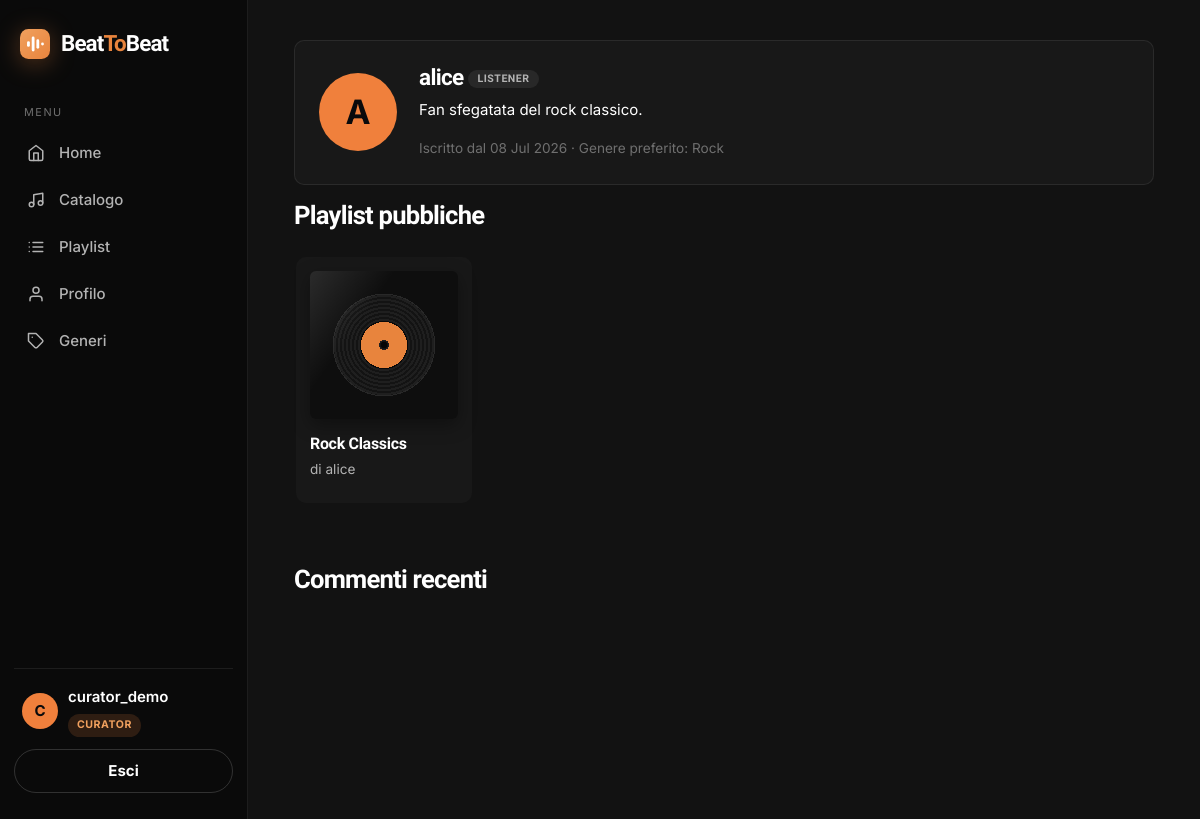
/accounts/u/alice/ (signed in), run on the app's committed database.
### accounts/models.py (models this page shows, shortened)
class CustomUser(AbstractUser):
    class Role(models.TextChoices):
        LISTENER = 'listener', 'Listener'
        CURATOR = 'curator', 'Curator'
        MODERATOR = 'moderator', 'Moderator'
    role = models.CharField(
        max_length=20,
        choices=Role.choices,
        default=Role.LISTENER,
    )
    bio = models.TextField(blank=True)
    birth_date = models.DateField(null=True, blank=True)
    favorite_genre = models.ForeignKey(
        'music.Genre',
        on_delete=models.SET_NULL,
        null=True,
        blank=True,
        related_name='fans',
    )
    AVATAR_COLORS = ['#f0803c', '#e0a15e', '#81b29a', '#6a8ec9', '#b07ba0', '#c96a6a']
    @property
    def avatar_color(self):
        return self.AVATAR_COLORS[sum(ord(c) for c in self.username) % len(self.AVATAR_COLORS)]
    @property
    def initial(self):
        return self.username[0].upper() if self.username else '?'
    @property
    def is_curator(self):
        return self.role == self.Role.CURATOR or self.is_superuser
    @property
    def is_moderator(self):
        return self.role == self.Role.MODERATOR or self.is_superuser

### music/models.py (models this page shows, shortened)
class Genre(models.Model):
    name = models.CharField(max_length=100, unique=True)
    description = models.TextField(blank=True)
    class Meta:
        ordering = ['name']

class Playlist(models.Model):
    name = models.CharField(max_length=150)
    owner = models.ForeignKey(
        settings.AUTH_USER_MODEL,
        on_delete=models.CASCADE,
        related_name='playlists',
    )
    songs = models.ManyToManyField(
        Song,
        related_name='playlists',
        blank=True,
    )
    is_public = models.BooleanField(default=False)
    is_editorial = models.BooleanField(default=False)
    followers = models.ManyToManyField(
        settings.AUTH_USER_MODEL,
        related_name='saved_playlists',
        blank=True,
    )
    collaborators = models.ManyToManyField(
        settings.AUTH_USER_MODEL,
        related_name='collaborative_playlists',
        blank=True,
    )
    class Meta:
        ordering = ['name']

### accounts/views.py (the view)
# urls.py: path('u/<str:username>/', PublicProfileView.as_view(), name='public_profile'),
class PublicProfileView(LoginRequiredMixin, DetailView):
    model = CustomUser
    template_name = 'accounts/public_profile.html'
    slug_field = 'username'
    slug_url_kwarg = 'username'
    context_object_name = 'profile_user'
    def get_context_data(self, **kwargs):
        context = super().get_context_data(**kwargs)
        target = self.object
        context['public_playlists'] = target.playlists.filter(
            Q(is_public=True) | Q(is_editorial=True)
        ).distinct()
        context['recent_comments'] = target.comments.all()[:5]
        return context

### templates/accounts/public_profile.html (shortened to what this page needs)
{% extends 'base.html' %}
{% block content %}
<div class="panel profile-head">
	{% include 'partials/avatar.html' with profile_user=profile_user size='avatar-lg' %}
	<div>
		<h2 class="mb-0">
			{{ profile_user.username }}
			{% if profile_user.is_superuser %}<span class="role-badge admin">Admin</span>
			{% elif profile_user.role == 'curator' %}<span class="role-badge curator">Curator</span>
			{% elif profile_user.role == 'moderator' %}<span class="role-badge moderator">Moderator</span>
			{% else %}<span class="role-badge listener">Listener</span>{% endif %}
		</h2>
		{% if profile_user.bio %}<p class="mt-1 mb-1">{{ profile_user.bio }}</p>{% endif %}
		<div class="list-meta">
			Iscritto dal {{ profile_user.date_joined|date:"d M Y" }}
			{% if profile_user.favorite_genre %} · Genere preferito: {{ profile_user.favorite_genre.name }}{% endif %}
		</div>
	</div>
</div>
<h2 class="section-head">Playlist pubbliche</h2>
{% if public_playlists %}
<div class="carousel">
	{% for playlist in public_playlists %}
	{% include 'partials/playlist_card.html' %}
	{% endfor %}
</div>
{% else %}
<div class="empty">Nessuna playlist pubblica.</div>
{% endif %}
<h2 class="section-head">Commenti recenti</h2>
{% endblock %}

### templates/base.html (shortened to what this page needs)
{% load static %}
<!DOCTYPE html>
<html lang="it">
<head>
	<link rel="stylesheet" href="{% static 'css/style.css' %}">
</head>
<body>
	{% block layout %}
	<div class="app-shell">
		<aside class="sidebar">
			<a class="brand" href="{% url 'pages:home' %}">{% include 'partials/logo.html' %}<span>Beat<span class="beat-accent">To</span>Beat</span></a>
			<nav>
				<div class="nav-section-label">Menu</div>
				<a class="nav-item-link {% if request.path == '/' %}active{% endif %}" href="{% url 'pages:home' %}">
					<span class="nav-icon"><svg viewBox="0 0 24 24" fill="none" stroke="currentColor" stroke-width="2" stroke-linecap="round" stroke-linejoin="round"><path d="M3 9l9-7 9 7v11a2 2 0 0 1-2 2H5a2 2 0 0 1-2-2z"/><path d="M9 22V12h6v10"/></svg></span><span class="nav-label">Home</span>
				</a>
				{% if user.is_authenticated %}
				<a class="nav-item-link {% if '/music/songs' in request.path %}active{% endif %}" href="{% url 'music:song_list' %}">
					<span class="nav-icon"><svg viewBox="0 0 24 24" fill="none" stroke="currentColor" stroke-width="2" stroke-linecap="round" stroke-linejoin="round"><path d="M9 18V5l12-2v13"/><circle cx="6" cy="18" r="3"/><circle cx="18" cy="16" r="3"/></svg></span><span class="nav-label">Catalogo</span>
				</a>
				<a class="nav-item-link {% if '/music/playlists' in request.path %}active{% endif %}" href="{% url 'music:playlist_list' %}">
					<span class="nav-icon"></span><span class="nav-label">Playlist</span>
				</a>
				<a class="nav-item-link {% if '/accounts/profile' in request.path %}active{% endif %}" href="{% url 'accounts:profile' %}">
					<span class="nav-icon"><svg viewBox="0 0 24 24" fill="none" stroke="currentColor" stroke-width="2" stroke-linecap="round" stroke-linejoin="round"><path d="M20 21v-2a4 4 0 0 0-4-4H8a4 4 0 0 0-4 4v2"/><circle cx="12" cy="7" r="4"/></svg></span><span class="nav-label">Profilo</span>
				</a>
				{% if user.is_curator %}
				<a class="nav-item-link {% if '/music/genres' in request.path %}active{% endif %}" href="{% url 'music:genre_list' %}">
					<span class="nav-icon"><svg viewBox="0 0 24 24" fill="none" stroke="currentColor" stroke-width="2" stroke-linecap="round" stroke-linejoin="round"><path d="M20.59 13.41l-7.17 7.17a2 2 0 0 1-2.83 0L2 12V2h10l8.59 8.59a2 2 0 0 1 0 2.82z"/><line x1="7" y1="7" x2="7.01" y2="7"/></svg></span><span class="nav-label">Generi</span>
				</a>
				{% endif %}
				{% endif %}
			</nav>
			<div class="sidebar-footer">
				{% if user.is_authenticated %}
				<div class="user-box">
					{% include 'partials/avatar.html' with profile_user=user %}
					<div>
						<div class="user-name">{{ user.username }}</div>
						{% if user.is_superuser %}
						<span class="role-badge admin">Admin</span>
						{% elif user.role == 'curator' %}
						<span class="role-badge curator">Curator</span>
						{% elif user.role == 'moderator' %}
						<span class="role-badge moderator">Moderator</span>
						{% else %}
						<span class="role-badge listener">Listener</span>
						{% endif %}
					</div>
				</div>
				<form method="post" action="{% url 'accounts:logout' %}">
					<button type="submit" class="btn btn-ghost btn-block">Esci</button>
				</form>
				{% else %}
				<a class="btn btn-accent btn-block" href="{% url 'accounts:login' %}">Accedi</a>
				<a class="btn btn-ghost btn-block mt-2" href="{% url 'accounts:signup' %}">Registrati</a>
				{% endif %}
			</div>
		</aside>
		<main class="content-area">
			{% block content %}{% endblock %}
		</main>
	</div>
	{% endblock %}
</body>
</html>

### templates/partials/avatar.html
<span class="avatar {{ size }}" style="background-color: {{ profile_user.avatar_color }};">{{ profile_user.initial }}</span>

### templates/partials/playlist_card.html
<div class="music-card playlist-card">
	<a href="{% url 'music:playlist_detail' playlist.pk %}">
		<div class="cover-art"></div>
	</a>
	<a href="{% url 'music:playlist_detail' playlist.pk %}" class="card-title-music">{{ playlist.name }}</a>
	<div class="card-artist">di {{ playlist.owner.username }}</div>
</div>

### data on the page
CustomUser: initial "C", username "curator_demo"
CustomUser: initial "A", username "alice", bio "Fan sfegatata del rock classico.", date_joined "08 Jul 2026", favorite_genre.name "Rock"
Playlist: name "Rock Classics", owner.username "alice"
